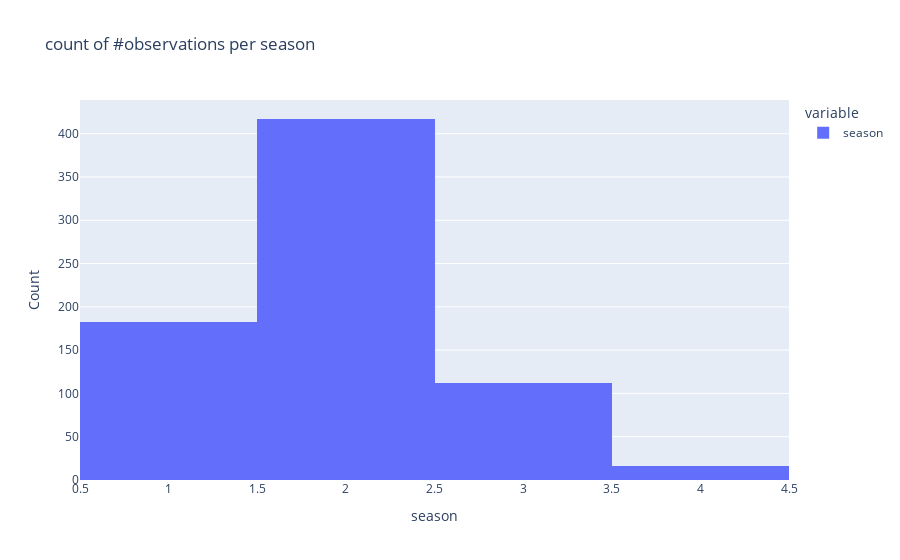

This figure's notebook cell:
### Code cell
""" OBSERVATIONS PER SEASON
"""

fig = df.sample(frac=0.01, random_state=1234)["season"].hist(
    backend="plotly", title="count of #observations per season"
)

fig.update_layout(
    xaxis_title="season",
    yaxis_title="Count",
)

### Figure 1 — Plotly figure (JSON) as saved in the notebook; plotly's stock layout.template omitted (floating-point values rounded to 4 significant figures; data arrays with more than 128 entries replaced by an {"elided": "..."} marker saying what was removed)
{"data": [{"alignmentgroup": "True", "bingroup": "x", "hovertemplate": "variable=season<br>value=%{x}<br>count=%{y}<extra></extra>", "legendgroup": "season", "marker": {"color": "#636efa", "pattern": {"shape": ""}}, "name": "season", "offsetgroup": "season", "orientation": "v", "showlegend": true, "type": "histogram", "x": {"elided": "728 int values"}, "xaxis": "x", "yaxis": "y"}], "layout": {"barmode": "relative", "legend": {"title": {"text": "variable"}, "tracegroupgap": 0}, "title": {"text": "count of #observations per season"}, "xaxis": {"anchor": "y", "domain": [0, 1], "title": {"text": "season"}}, "yaxis": {"anchor": "x", "domain": [0, 1], "title": {"text": "Count"}}}}
